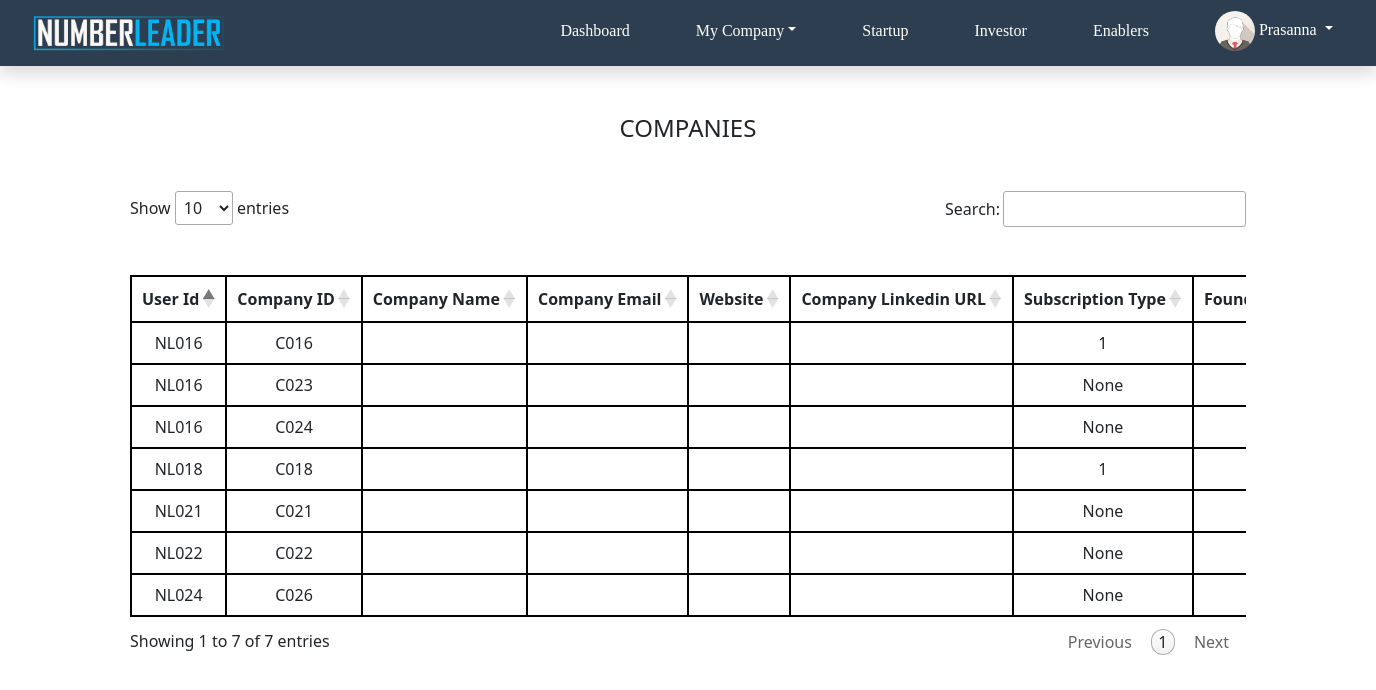
The app's page /companies (signed in) with its own data.
### app1/models.py (models this page shows, shortened)
class User(models.Model):
    user_id = models.CharField(max_length=10, primary_key=True, editable=False)
    username = models.CharField(max_length=50, unique=True, null=False)
    email = models.EmailField(null=False)
    phone_number = models.IntegerField(null=True)
    linkedin_url = models.CharField(max_length=100, null=True)
    firstname = models.CharField(max_length=50, null=False)
    lastname = models.CharField(max_length=50, null=True)
    password = models.CharField(max_length=150, null=False)
    user_type = models.CharField(max_length=12, default='admin')
    company_type = models.CharField(max_length=20)
    email_verified = models.BooleanField(null=True, default=False)
    def __str__(self):
        return self.user_id

class Company(models.Model):
    user_id = models.ForeignKey(User, on_delete=models.CASCADE,related_name='companies')
    company_id = models.CharField(max_length=10, primary_key=True, editable=False)
    name = models.CharField(max_length=100, null=True)
    date_of_incorporation = models.CharField(max_length=5, null=True)
    email = models.EmailField(null=True)
    phone=models.IntegerField(null=True)
    website_url = models.CharField(max_length=100,null=True)
    linkedin_url = models.CharField(max_length=100,null=True)
    business_type = models.CharField(max_length=255, null=True)
    sector = models.CharField(max_length=255, null=True)
    company_type = models.CharField(max_length=10, null=True)
    location = models.CharField(max_length=20, null=True)
    no_of_employees=models.IntegerField(null=True)
    products=models.CharField(max_length=255, null=True)
    competitor=models.CharField(max_length=255, null=True)
    vision=models.CharField(max_length=255, null=True)
    customers=models.IntegerField(null=True)
    current_revenue=models.DecimalField(decimal_places=2, max_digits=25, null=True)
    current_pl=models.DecimalField(decimal_places=2, max_digits=25, null=True)
    previous_revenue=models.DecimalField(decimal_places=2, max_digits=25, null=True)
    previous_pl=models.DecimalField(decimal_places=2, max_digits=25, null=True)
    a_yearbefore_revenue=models.DecimalField(decimal_places=2, max_digits=25, null=True)
    a_yearbefore_pl=models.DecimalField(decimal_places=2, max_digits=25, null=True)
    additional=models.TextField(null=True)
    subscription_type = models.CharField(max_length=10, null=True)

### app1/views.py (the view)
# urls.py: path('companies',companies,name='companies'),
def companies(request):
    companies = Company.objects.all()
    context ={'companies':companies}
    return render(request,'super_admin/companies.html',context)

### app1/context_processors.py (called while the page is built)
def custom_user(request):
    user_id = request.session.get('current_user_id')
    if user_id:
        try:
            user = User.objects.get(user_id=user_id)
            return {'current_user': user}
        except User.DoesNotExist:
            pass
    return {'current_user': None}

def custom_subuser(request):
    subuser_id = request.session.get('current_subuser_id')
    if subuser_id:
        try:
            subuser = Team.objects.get(subuser_id=subuser_id)
            return {'current_subuser': subuser}
        except Team.DoesNotExist:
            pass
    return {'current_subuser': None}

### templates/super_admin/companies.html (shortened to what this page needs)
{% extends '../base.html' %}
{% block content %}
<link rel="stylesheet" type="text/css" href="https://cdn.datatables.net/1.11.5/css/jquery.dataTables.min.css"/>
<div class="container">
    <div class="row mt-5 mb-5">
        <div class="col-md-12">
            <h4 class="text-center mb-5">Companies</h4>
            <div class="table-responsive">
                <table id="teamTable" class="table table-bordered text-center">
                    <thead>
                        <tr class="text-nowrap">
                            <th>User Id</th>
                            <th>Company ID</th>
                            <th>Company Name</th>
                            <th>Company Email</th>
                            <th>Website</th>
                            <th>Company Linkedin URL</th>
                            <th>Subscription Type</th>
                            <th>Founder Name</th>
                        </tr>
                    </thead>
                    <tbody>
                        {% for company in companies %}
                        <tr>
                            <td>{{company.user_id}}</td>
                            <td>{{ company.company_id }}</td>
                            <td>{{ company.company_name }}</td>
                            <td>{{ company.company_email }}</td>
                            <td>{{ company.company_website_url }}</td>
                            <td>{{ company.company_linkedin_url }}</td>
                            <td>{{ company.subscription_type }}</td>
                            <td>{{ company.founder_name }}</td>
                        </tr>
                        {% endfor %}
                    </tbody>
                </table>
            </div>
        </div>
    </div>
</div>
{% endblock content %}

### templates/base.html (shortened to what this page needs)
{% load static %}
<!DOCTYPE html>
<html lang="en">
<head>
  <link href="{% static 'css/bootstrap.min.css' %}" rel="stylesheet">
  <link href="{% static 'css/styles.css'%}" rel="stylesheet">
  <link href="{% static 'css/super_admin.css'%}" rel="stylesheet">
  <link href="https://cdn.jsdelivr.net/npm/bootstrap@5.3.0/dist/css/bootstrap.min.css" rel="stylesheet">
  <link rel="stylesheet" href="https://cdnjs.cloudflare.com/ajax/libs/font-awesome/5.15.4/css/all.min.css">
  <link rel="stylesheet" type="text/css" href="https://cdn.datatables.net/1.10.25/css/jquery.dataTables.min.css">
</head>
<body>
  <nav class="navbar navbar-expand-lg shadow">
    <div class="container-fluid">
      <a class="navbar-brand" href="{% url 'home' %}">
        <img src="{% static 'images/logo.png' %}" alt="Logo" style="margin-left:20px;">
      </a>
      <div class="collapse navbar-collapse" id="navbarNav">
        <ul class="navbar-nav me-auto mb-2 mb-lg-0">
          {% if current_user or current_subuser %}
          <li class="nav-item">
            <a class="nav-link" href="{% url 'admin_dashboard' %}">Dashboard</a>
          </li>
          <li class="nav-item dropdown">
            <a class="nav-link dropdown-toggle" href="#" id="myCompanyDropdown" role="button" data-bs-toggle="dropdown" aria-expanded="false">
            </a>
          </li>
          <li class="nav-item">
            <a class="nav-link" href="#">Startup</a>
          </li>
          <li class="nav-item">
            <a class="nav-link" href="#">Investor</a>
          </li>
          <li class="nav-item">
            <a class="nav-link" href="#">Enablers</a>
          </li>
          {% endif %}
        </ul>
        {% if current_user or current_subuser %}
        <ul class="navbar-nav ms-auto">
          <li class="nav-item dropdown">
            <a class="nav-link dropdown-toggle" href="#" id="profileDropdown" role="button" data-bs-toggle="dropdown" aria-expanded="false">
              <img src="{% static 'images/img_avatar.png' %}" alt="User Avatar" class="user-avatar" style="width: 40px; border-radius: 50%;">
              {% if current_user %}
              {{ current_user.firstname }}
              {% elif current_subuser %}
              {{ current_subuser.username }}
              {% endif %}
            </a>
          </li>
        </ul>
        {% endif %}
      </div>
    </div>
  </nav>
  {% block content %}
  {% endblock content %}
</body>
</html>

### static/css/styles.css (style rules this page uses)
.nav-item { padding:0px 10px; }
.nav-link { font-size:15px; font-weight:700; font-family: 'Times New Roman' !important; }
a { text-decoration:none; }
h3,h4 { text-transform:uppercase !important; }
h3,h4 { color:#4195d2; text-transform:uppercase; font-weight:700; }
h4 { font-size:18px; }
ul { list-style-type:none; }
.text-nowrap { white-space: nowrap; }
body { font-family: 'Times New Roman','Arial', sans-serif; background-color: var(--bg-color); }
:root { --primary-color: #4a90e2; --secondary-color: #2c3e50; --accent-color: #00eb0c; --text-color: #333; --bg-color: #f4f4f4; }
.navbar { background-color: var(--secondary-color); padding: 0.7rem; font-family: 'Times New Roman'; }
.navbar-brand img { height: 40px; padding-right: 300px; }
.nav-link { color: white !important; margin: 0 10px; transition: color 0.3s; padding: 0.5rem 1rem; font-family: 'Times New Roman' !important; }
.user-avatar { width: 40px; height: 40px; border-radius: 50%; }
body { font-family: "Times New Roman", sans-serif; }

### static/css/super_admin.css (style rules this page uses)
.text-nowrap { white-space: nowrap; }

### templates/base.html (style rules this page uses)
.navbar { height: 66px; display: flex; align-items: center; background-color: #2c3e50; }
.navbar-brand img { max-height: 50px; }
.navbar-nav .nav-item { padding: 10px 15px; margin-bottom: 5px; }
.navbar-nav .nav-link { white-space: nowrap; text-align: center; }
.navbar-brand { margin-right: auto; }
.navbar { display: flex; align-items: center; justify-content: space-between; }

### templates/super_admin/companies.html (style rules this page uses)
table { border: 1px solid #000000 !important; border-collapse: collapse; }
table th, table td { border: 1px solid #000000 !important; }

### records on screen
User: firstname "Prasanna"
Company: user_id "NL016", company_id "C016", subscription_type "1"
Company: user_id "NL018", company_id "C018", subscription_type "1"
Company: user_id "NL021", company_id "C021", subscription_type "None"
Company: user_id "NL022", company_id "C022", subscription_type "None"
Company: user_id "NL016", company_id "C023", subscription_type "None"
Company: user_id "NL016", company_id "C024", subscription_type "None"
Company: user_id "NL024", company_id "C026", subscription_type "None"
